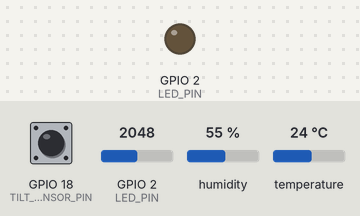
Recording of a sketch running on a simulated ESP32. Parts: output pins drawn as LEDs (lit = HIGH). Dashed ring = blinking. The test bench sets the inputs (shaded band); at power-on: GPIO 18 (TILT_SENSOR_PIN) LOW, GPIO 2 (LED_PIN) = 2048, humidity 55 %, temperature 24 °C. WiFi joins after 1.5 s; servers stay silent unless stated; what the sketch prints to the serial monitor is not drawn.

Above: at 2.7 s.
2.8 s: GPIO 18 (TILT_SENSOR_PIN) pulsed HIGH 2 times (0.12 s each, 0.3 s apart)
At 3.33 s:
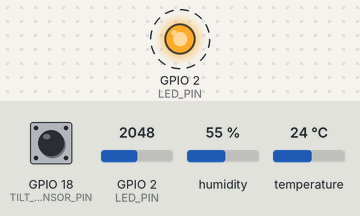
Timing chart, 0 to 12.3 s (numbered marks = the images above; inputs shaded):
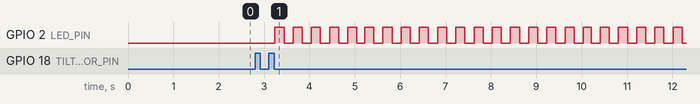

The sketch:

esp32-wifi-http.ino
```cpp
/*
 * ========================================
 * ESTACIÓN FORESTAL INTEGRADA ESP32
 * Versión WiFi con HTTP API
 * ========================================
 *
 * Este código crea un servidor HTTP que responde
 * con JSON cuando la página web hace peticiones
 *
 * INSTRUCCIONES:
 * 1. Configurar tu red WiFi abajo
 * 2. Subir el código al ESP32
 * 3. Abrir Monitor Serial (115200 baud)
 * 4. Copiar la IP que aparece
 * 5. En la página web (app/page.tsx), descomentar
 *    la sección "HTTP Polling" y usar esa IP
 */

#include "DHT.h"
#include <WiFi.h>
#include <WebServer.h>
#include <ArduinoJson.h>

// ===== CONFIGURACIÓN WIFI =====
const char* WIFI_SSID = "TU_RED_WIFI";        // ⚠️ CAMBIAR
const char* WIFI_PASSWORD = "TU_CONTRASEÑA";  // ⚠️ CAMBIAR

// ===== CONFIGURACIÓN DE PINES =====
#define LED_PIN 2
#define DHT_PIN 4
#define TILT_SENSOR_PIN 18

// ===== CONFIGURACIÓN DHT11 =====
#define DHTTYPE DHT11
DHT dht(DHT_PIN, DHTTYPE);

// ===== PARÁMETROS DETECTOR SÍSMICO =====
#define UMBRAL_VIBRACIONES 3
#define TIEMPO_VENTANA 2000
#define TIEMPO_ALERTA 10000

// ===== VARIABLES GLOBALES =====
WebServer server(80);

float temperatura = 0.0;
float humedad = 0.0;
int luz = 0;
int vibraciones = 0;
bool alertaSismica = false;

// Variables detector sísmico
int estadoActual = LOW;
int estadoAnterior = LOW;
int contadorVibraciones = 0;
unsigned long tiempoUltimoCambio = 0;
unsigned long tiempoInicioAlerta = 0;

// Variables de timing
unsigned long ultimaLecturaDHT = 0;
unsigned long ultimaLecturaLuz = 0;

void setup() {
  Serial.begin(115200);

  pinMode(LED_PIN, OUTPUT);
  pinMode(TILT_SENSOR_PIN, INPUT);

  dht.begin();
  analogSetAttenuation(ADC_11db);

  // Conectar WiFi
  Serial.println("\n╔════════════════════════════════════════════╗");
  Serial.println("║    ESTACIÓN FORESTAL - MODO WIFI/HTTP     ║");
  Serial.println("╚════════════════════════════════════════════╝\n");

  WiFi.begin(WIFI_SSID, WIFI_PASSWORD);
  Serial.print("Conectando a WiFi");

  while (WiFi.status() != WL_CONNECTED) {
    delay(500);
    Serial.print(".");
  }

  Serial.println("\n✓ WiFi conectado!");
  Serial.print("IP Address: ");
  Serial.println(WiFi.localIP());
  Serial.println("\n⚠️  Usa esta URL en tu página web:");
  Serial.print("http://");
  Serial.print(WiFi.localIP());
  Serial.println("/data\n");

  // Configurar rutas HTTP
  server.on("/", handleRoot);
  server.on("/data", handleData);
  server.enableCORS(true);

  server.begin();
  Serial.println("✓ Servidor HTTP iniciado\n");
}

void loop() {
  unsigned long tiempoActual = millis();

  server.handleClient();

  // Lógica de sensores (igual que antes)
  monitoreoSismico(tiempoActual);

  if (tiempoActual - ultimaLecturaDHT >= 5000) {
    leerDHT11();
    ultimaLecturaDHT = tiempoActual;
  }

  if (tiempoActual - ultimaLecturaLuz >= 1000 && !alertaSismica) {
    leerSensorLuz();
    ultimaLecturaLuz = tiempoActual;
  }

  delay(50);
}

void handleRoot() {
  String html = "<h1>Estación Forestal ESP32</h1>";
  html += "<p>API Endpoint: <a href='/data'>/data</a></p>";
  html += "<p>Temp: " + String(temperatura) + "°C | ";
  html += "Humedad: " + String(humedad) + "% | ";
  html += "Luz: " + String(luz) + " | ";
  html += "Vibraciones: " + String(vibraciones) + "</p>";

  server.send(200, "text/html", html);
}

void handleData() {
  StaticJsonDocument<256> doc;
  doc["temperatura"] = temperatura;
  doc["humedad"] = humedad;
  doc["luz"] = luz;
  doc["vibraciones"] = vibraciones;
  doc["alertaSismica"] = alertaSismica;
  doc["timestamp"] = millis();

  String json;
  serializeJson(doc, json);

  server.sendHeader("Access-Control-Allow-Origin", "*");
  server.send(200, "application/json", json);
}

// Las funciones de sensores son iguales al código original
void leerDHT11() {
  float h = dht.readHumidity();
  float t = dht.readTemperature();
  if (!isnan(h) && !isnan(t)) {
    temperatura = t;
    humedad = h;
  }
}

void leerSensorLuz() {
  luz = analogRead(LED_PIN);
}

void monitoreoSismico(unsigned long tiempoActual) {
  estadoActual = digitalRead(TILT_SENSOR_PIN);

  if (estadoActual != estadoAnterior) {
    contadorVibraciones++;
    tiempoUltimoCambio = tiempoActual;
    estadoAnterior = estadoActual;
    vibraciones = contadorVibraciones;
  }

  if (contadorVibraciones >= UMBRAL_VIBRACIONES && !alertaSismica) {
    alertaSismica = true;
    tiempoInicioAlerta = tiempoActual;
    vibraciones = contadorVibraciones;
    contadorVibraciones = 0;
  }

  if (tiempoActual - tiempoUltimoCambio > TIEMPO_VENTANA && !alertaSismica) {
    contadorVibraciones = 0;
    vibraciones = 0;
  }

  if (alertaSismica) {
    if ((tiempoActual / 200) % 2 == 0) digitalWrite(LED_PIN, HIGH);
    else digitalWrite(LED_PIN, LOW);

    if (tiempoActual - tiempoInicioAlerta > TIEMPO_ALERTA) {
      alertaSismica = false;
      vibraciones = 0;
      digitalWrite(LED_PIN, LOW);
    }
  }
}
```

Measured:
- after the input at 2.8 s, GPIO 2 (LED_PIN): alternates HIGH for 0.20 s and LOW for 0.20 s, starting after 0.44 s
